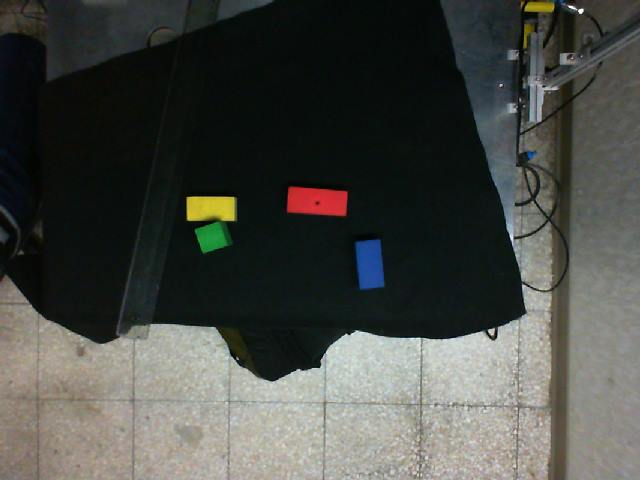
//> input picture pic.jpg, 640 x 480 px
$ ./main   (built with g++ and OpenCV 4)
//> lines starting //> are read from the running program, lines starting //| are printed output that depends on the picture; after the words box and inside, x2 and y2 are one past the last pixel; in counts of white or black regions, pixels touching at a corner belong together
#include <stdio.h>
#include "opencv2/opencv.hpp"
#include "opencv2/highgui/highgui.hpp"
#include "opencv2/imgproc/imgproc.hpp"

using namespace cv;
using namespace std;

int main(int argc, char **argv) {

    cout<<CV_VERSION<<endl;
    cv::Mat sourceImage, modImage;
    sourceImage = cv::imread("pic.jpg"); // Load a gray scale picture.
//> sourceImage is the input picture: 480 rows x 640 cols, CV_8UC3; mean B, G, R 69.5, 74.3, 72.2
    if (!sourceImage.data)
        exit(1); //can't open, then exit

    namedWindow("Modified", WINDOW_AUTOSIZE);
    cv::imshow( "Source", sourceImage );
    //modImage = sourceImage.clone();


    int iLowH = 92;
    int iHighH = 124;

    int iLowS = 0;
    int iHighS = 255;

    int iLowV = 0;
    int iHighV = 255;

    //Create trackbars in "Control" window

    createTrackbar("LowH", "Modified", &iLowH, 179); //Hue (0 - 179)
    createTrackbar("HighH", "Modified", &iHighH, 179);

    createTrackbar("LowS", "Modified", &iLowS, 255); //Saturation (0 - 255)
    createTrackbar("HighS", "Modified", &iHighS, 255);

    createTrackbar("LowV", "Modified", &iLowV, 255); //Value (0 - 255)
    createTrackbar("HighV", "Modified", &iHighV, 255);

    while(true)
    {
        cvtColor(sourceImage, modImage, COLOR_BGR2HSV);
//> modImage: 480 rows x 640 cols, CV_8UC3; mean H, S, V 60.3, 63, 77.3

        //cv::imshow( "Modified", modImage );
        //waitKey();


        cv::Mat imgThresholded;
        //cv::imshow( "src", modImage );

        //imgThresholded = modImage.clone();


        inRange(modImage, Scalar(iLowH, iLowS, iLowV), Scalar(iHighH, iHighS, iHighV), imgThresholded);
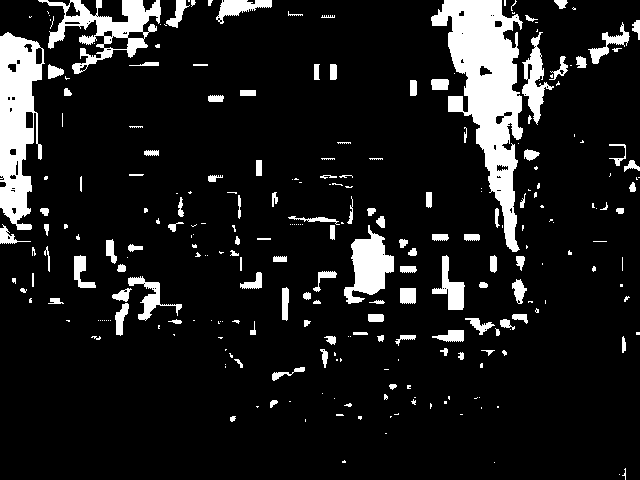
//> imgThresholded: 480 rows x 640 cols, CV_8UC1; 11.2% white; 267 white regions (147 under 20 px), largest, box (x1, y1, x2, y2) and area: (431, 0, 523, 252) 10128, (0, 32, 45, 230) 5671, (38, 0, 161, 74) 3139


        erode(imgThresholded, imgThresholded, getStructuringElement(MORPH_ELLIPSE, Size(5, 5)) );
        dilate(imgThresholded, imgThresholded, getStructuringElement(MORPH_ELLIPSE, Size(5, 5)) );

        dilate(imgThresholded, imgThresholded, getStructuringElement(MORPH_ELLIPSE, Size(5, 5)) );
        erode(imgThresholded, imgThresholded, getStructuringElement(MORPH_ELLIPSE, Size(5, 5)) );
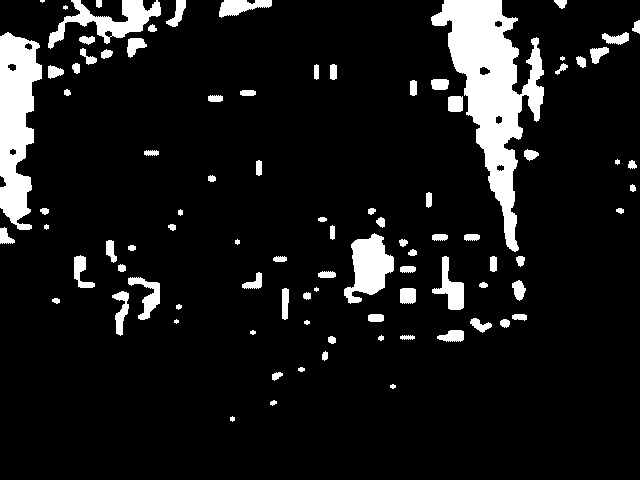
//> imgThresholded: 480 rows x 640 cols, CV_8UC1; 9.7% white; 92 white regions (5 under 20 px), largest, box (x1, y1, x2, y2) and area: (431, 0, 544, 252) 10861, (0, 32, 42, 230) 5525, (344, 233, 394, 304) 2028


        cv::imshow( "Modified", imgThresholded );

        if (waitKey(30) == 27) //wait for 'esc' key press for 30ms. If 'esc' key is pressed, break loop
//> the Esc key is pressed
        {
            cout << "esc key is pressed by user" << endl;
            break;
        }
    }
    //waitKey();

    return 0;
}

// [41 lines of commented-out code are left out]
